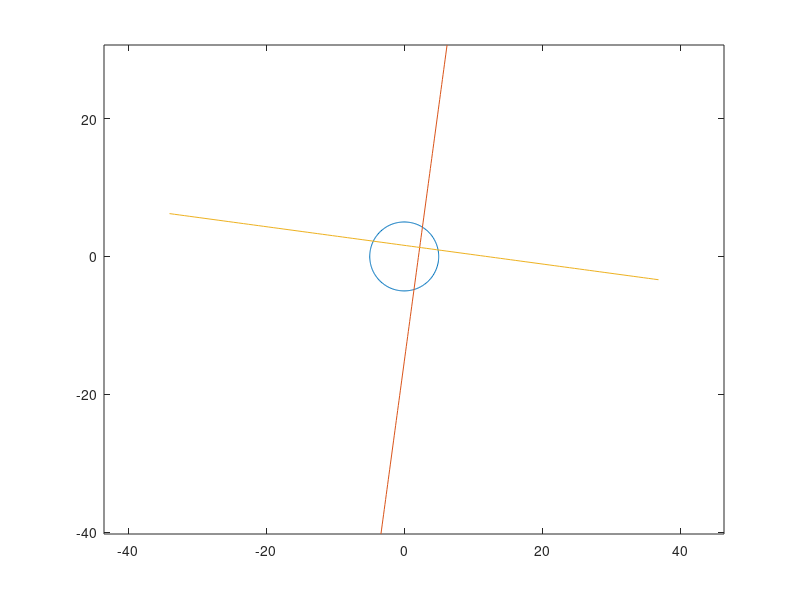

Here is the MATLAB script that generated this plot:
clc
clear all
a=input('a=\n');
b=input('b=\n');
theta=input('theta=\n');
x1=a*cos(theta);
y1=b*sin(theta);
co=-(y1*a^2/sqrt(x1^2*b^4+y1^2*a^4));
si=(x1*b^4/sqrt(x1^2*b^4+y1^2*a^4));
CO=(x1*b^4/sqrt(x1^2*b^4+y1^2*a^4));
SI=(y1*a^2/sqrt(x1^2*b^4+y1^2*a^4));
th=linspace(0,2*pi,200);
x=a*cos(th);
y=b*sin(th);
plot(x,y)
hold on
p=linspace(-5,5,100);
x2=x1+p*co;
y2=y1+p*si;
plot(x2,y2)
x3=x1+p*CO;
y3=x1+p*SI;
plot(x3,y3)
axis equal
